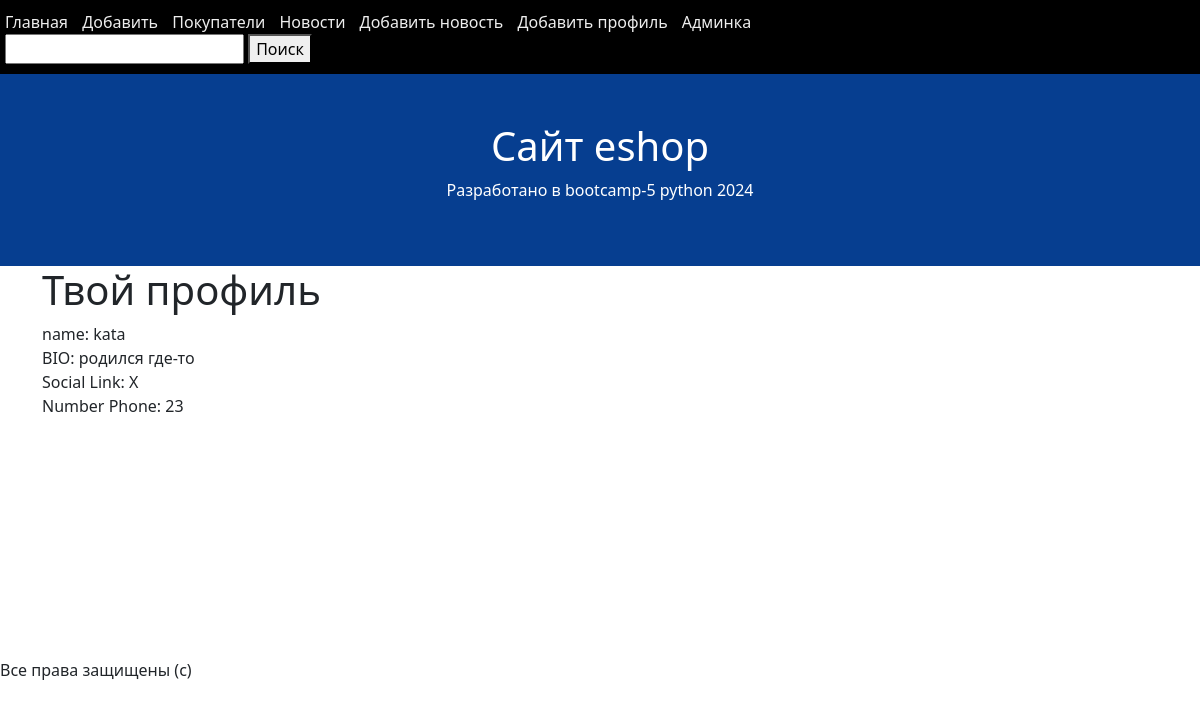
Page /profile/1/ on the committed database.
### costumerapp/models.py (models this page shows, shortened)
class Profile(models.Model):
    bio = models.TextField()
    social_link = models.CharField(max_length=50)
    phone_number = models.IntegerField()
    user = models.OneToOneField(
        to=User,
        on_delete=models.SET_NULL,
        null=True, blank=True
    )

class Costumer(models.Model):
    name = models.CharField(max_length=100)
    age = models.IntegerField()
    gender = models.CharField(max_length=50)
    user = models.OneToOneField(
        to=User,
        on_delete=models.SET_NULL,
        null=True, blank=True
    )
    profile = models.OneToOneField(
        to=Profile,
        on_delete=models.SET_NULL,
        null=True, blank=True
    )

### costumerapp/views.py (the view)
# urls.py: path('profile/<int:id>/', profile_detail, name="profile-detail"),
def profile_detail(request, id):
    profile_info = Profile.objects.get(id=id)
    context = {"profile": profile_info}
    return render(request, 'profile_detail.html', context)

### costumerapp/templates/profile_detail.html
{% extends 'base.html' %}
{% block content %}
<h1>Твой профиль</h1>
<div>name: {{ profile.costumer.name }}</div>
<div>BIO: {{ profile.bio }}</div>
<div>Social Link: {{ profile.social_link }}</div>
<div>Number Phone: {{ profile.phone_number }}</div>
{% endblock %}

### rows in the picture
Profile: costumer.name "kata", bio "родился где-то", social_link "X", phone_number "23"
